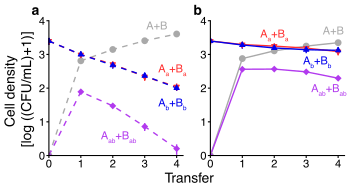

Here is the R script that generated this plot:
library(tidyverse)
library(cowplot)
library(lattice)
library(gridExtra)
library(grid)
library(egg)

#########################
#FigureS2########
#####################

###Ancestor###

dat <- read.csv("FigS2_low.csv")

dat <- dat %>%
  #select(-Mixture, -CFUs) %>%
  group_by(Host, Antibiotic, Day) %>%
  summarise(N = n(),
            CFUs = mean(CFUs_sub),
            SD = sd(CFUs_sub),
            SE = SD/sqrt(N))
levels(dat$Antibiotic)

colors_light <- c('darkgrey', 'firebrick1', 'blue2', 'darkorchid2')

p1 <- ggplot(dat %>% filter(Host=='A'),
             aes(x=Day, y=CFUs, color=Antibiotic)) + 
  theme_cowplot(12)+
  geom_line(linetype = "dashed", size = 0.4668623442372146) +
  geom_errorbar(aes(ymin=CFUs-SE, ymax=CFUs+SE), width=0, size = 0.4668623442372146) +
  geom_point(aes(shape=Antibiotic, color=Antibiotic, fill=Antibiotic, size=Antibiotic)) +
  scale_color_manual(values=colors_light) +
  scale_fill_manual(values=colors_light)+
  scale_size_manual(values=c(2,1,1,2))+
  scale_shape_manual(values=c(16,25,24,18)) +
  scale_y_log10(expand=c(0, 0),
                limits=c(1e0, 1e4),
                breaks=10^seq(0, 4, by=1),
                labels=seq(0, 4, by=1)) +
  scale_x_continuous(expand=c(0, 0), limits = c(0,4.2)) +
  theme(legend.position="none") +
  theme(axis.title.x=element_blank()) +
  theme(axis.title.y=element_blank()) +
  theme(axis.line.y = element_line(size = 0.3734899)) +
  theme(axis.line.x = element_line(size = 0.3734899)) +
  theme(axis.ticks = element_line(size = 0.3734899))+
  theme(axis.text.x = element_text(margin=margin(1,0,0,0,"pt")),
        axis.text.y = element_text(margin=margin(0,1,0,0,"pt")))+
  theme(axis.ticks.length=unit(.025, "in"))+
  theme(plot.margin = margin(.2, 0, 0, .05, "in"))+
  expand_limits(x = 0, y = 0) +
  theme(axis.text = element_text(size = 8))

p1

###Evolved###

dat1 <- read.csv("FigS2_high.csv")

dat1 <- dat1 %>%
  #select(-Mixture, -CFUs) %>%
  group_by(Host, Antibiotic, Day) %>%
  summarise(N = n(),
            CFUs = mean(CFUs_sub),
            SD = sd(CFUs_sub),
            SE = SD/sqrt(N))

colors_dark <- c('darkgrey', 'firebrick1', 'blue2', 'darkorchid2')

p3 <- ggplot(dat1 %>% filter(Host=='B'),
             aes(x=Day, y=CFUs, color=Antibiotic)) + 
  theme_cowplot(12)+
  geom_line(size = 0.4668623442372146) +
  geom_errorbar(aes(ymin=CFUs-SE, ymax=CFUs+SE), width=0, size = 0.4668623442372146) +
  geom_point(aes(shape=Antibiotic, color=Antibiotic, fill=Antibiotic, size=Antibiotic)) +
  scale_color_manual(values=colors_light) +
  scale_fill_manual(values=colors_light)+
  scale_size_manual(values=c(2,1,1,2))+
  scale_shape_manual(values=c(16,25,24,18)) +
  scale_y_log10(expand=c(0, 0),
                limits=c(1e0, 1e4),
                breaks=10^seq(0, 4, by=1),
                labels=seq(0, 4, by=1)) +
  scale_x_continuous(expand=c(0, 0), limits = c(0,4.2)) +
  theme(legend.position="none") +
  theme(axis.title.x=element_blank()) +
  theme(axis.title.y=element_blank()) +
  theme(axis.line.y = element_line(size = 0.3734899)) +
  theme(axis.line.x = element_line(size = 0.3734899)) +
  theme(axis.ticks = element_line(size = 0.3734899))+
  theme(axis.text.x = element_text(margin=margin(1,0,0,0,"pt")),
        axis.text.y = element_text(margin=margin(0,1,0,0,"pt")))+
  theme(axis.ticks.length=unit(.025, "in"))+
  theme(plot.margin = margin(.2, 0, 0, .05, "in"))+
  expand_limits(x = 0, y = 0) +
  theme(axis.text = element_text(size = 8))

p3

Figp1_fixed <- set_panel_size(p1, width  = unit(1.35, "in"), height = unit(1.35, "in"))
Figp3_fixed <- set_panel_size(p3, width  = unit(1.35, "in"), height = unit(1.35, "in"))

FigureS2_main <- plot_grid(Figp1_fixed, Figp3_fixed, 
                          ncol = 2, align = "v",
                          labels = c('a','b'), label_size = 10)

FigureS2_main

#create common x and y labels

y.grob <- textGrob("cell density [log ((CFUs/mL)+1)]",
                   gp=gpar(fontsize=10), rot=90)

x.grob <- textGrob("Transfer", 
                   gp=gpar(fontsize=10))

#add common axis to plot

FigureS2 <- grid.arrange(arrangeGrob(FigureS2_main, left = y.grob, bottom = x.grob))

save_plot("FigureS2.pdf", plot = FigureS2, base_width = 3.45, base_height = 1.85)
